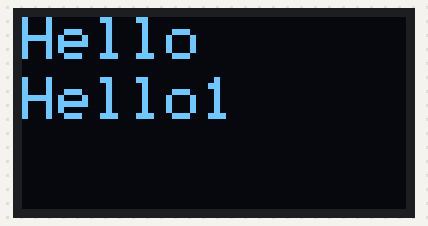
Recording of a sketch running on a simulated Arduino Mega 2560, built with avr-gcc and run on an emulated ATmega2560. Shown: 128×64 one-colour display.

Above: at 0.1 s.

The sketch:

OLED_sh1106_SPI.ino
```cpp
#include <SPI.h>
#include <Wire.h>
#include <Adafruit_GFX.h>
#include <Adafruit_SH1106.h>

//SPI
#define OLED_MOSI  23
#define OLED_CLK   18
#define OLED_DC    5
#define OLED_CS    15
#define OLED_RESET 4
Adafruit_SH1106 display(OLED_MOSI, OLED_CLK, OLED_DC, OLED_RESET, OLED_CS);

void setup()   {
  Serial.begin(9600);
  display.begin(SH1106_SWITCHCAPVCC);
}
void loop() {
  display.clearDisplay();
  display.setTextSize(2); //Sixe(1)10,Sixe(2)20
  display.setTextColor(WHITE);
  display.setCursor(0,0);//寬,高
  display.println("Hello");
  display.setCursor(0,20);
  display.println("Hello1");
  display.display();
  delay(2000);
}
```
